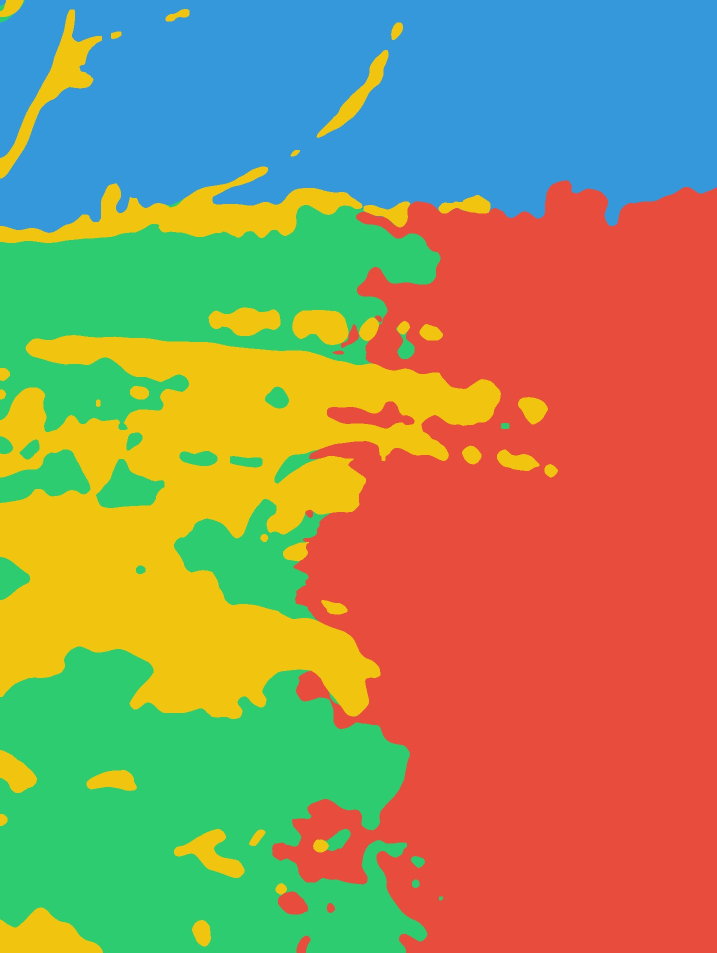
#> input picture example1/iteration_2/a_segments.jpg, 1434 x 1905 px (shown at 1/2 size)
$ python -i object_separation.py   (imports and definitions only)
#> lines starting #> are read from the running program, lines starting #| are printed output that depends on the picture
#> further down, picture is the input picture: shape (1905, 1434, 3); mean B, G, R 96.6, 143.5, 153.7
"""
object_separation.py — iteration 2
------------------------------------
Key changes from iteration 1:
  - Heavy Gaussian pre-blur before building features: textures inside an object
    become uniform color, so K-means groups the whole region not individual pixels.
  - Higher spatial weight (0.7) so position pulls clusters into contiguous zones.
  - Median filter on the label map (size=31) to dissolve salt-and-pepper speckles
    and merge small isolated islands into their neighbors.
  - K reduced to 4 — fewer clusters = larger coherent regions.
"""

import numpy as np
import cv2
from scipy.ndimage import median_filter

DIR_IN  = "C:/Users/coles/Desktop/editor"
DIR_OUT = "C:/Users/coles/Desktop/editor/iteration_2"

K         = 4
SPATIAL_W = 0.7
BLUR_K    = 41    # large Gaussian kernel — smooths texture within objects
LABEL_MED = 31    # median filter size on label map — kills speckles

# ── I/O ───────────────────────────────────────────────────────────────────────

def load(name):
    img = cv2.imread(f"{DIR_IN}/{name}.jpg")
    return cv2.cvtColor(img, cv2.COLOR_BGR2RGB)

def save(arr, name):
    out = cv2.cvtColor(arr.astype(np.uint8), cv2.COLOR_RGB2BGR)
    cv2.imwrite(f"{DIR_OUT}/{name}.jpg", out)
    print(f"  saved {name}.jpg")

# ── segmentation ──────────────────────────────────────────────────────────────

def segment(img, k=K, spatial_w=SPATIAL_W, blur_k=BLUR_K, label_med=LABEL_MED):
#> called with k = 4, spatial_w = 0.7, blur_k = 41, label_med = 31
    h, w = img.shape[:2]
#> h = 1905; w = 1434

    # 1. Pre-blur: collapse fine texture into flat color regions
    blurred = cv2.GaussianBlur(img, (blur_k, blur_k), 0)
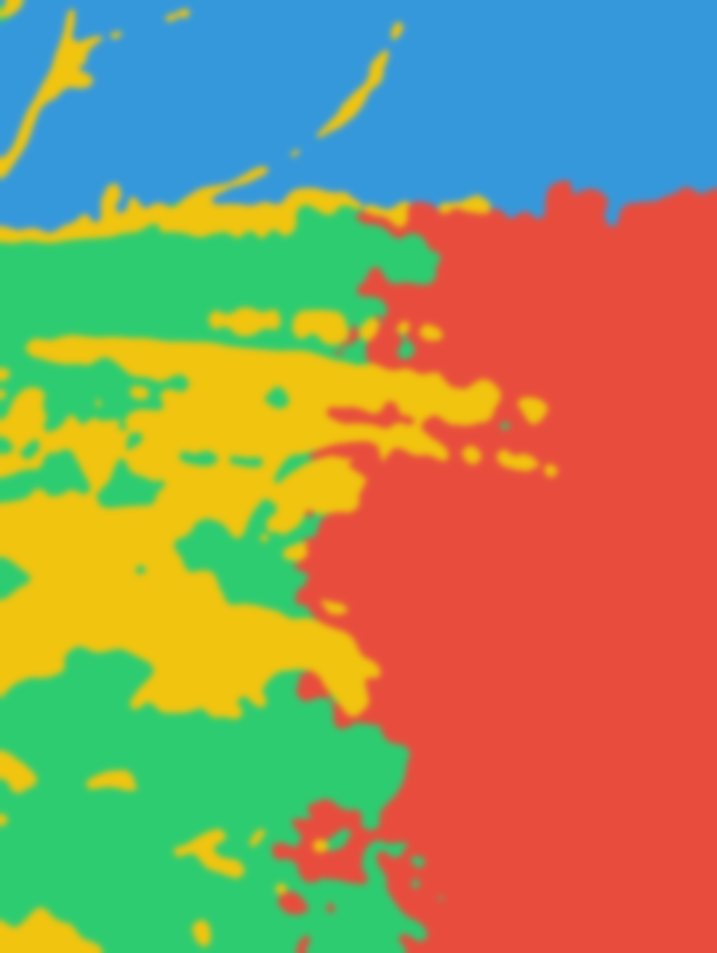
#> blurred: shape (1905, 1434, 3) (shown at 1/2 size); mean B, G, R 96.6, 143.5, 153.7

    # 2. Build (R,G,B,X,Y) feature matrix
    rgb = blurred.astype(np.float32) / 255.0
    ys, xs = np.mgrid[0:h, 0:w]
    xs = xs.astype(np.float32) / (w - 1) * spatial_w
    ys = ys.astype(np.float32) / (h - 1) * spatial_w
    feats = np.concatenate([
        rgb.reshape(-1, 3),
        xs.reshape(-1, 1),
        ys.reshape(-1, 1),
    ], axis=1)

    # 3. K-means
    criteria = (cv2.TERM_CRITERIA_EPS + cv2.TERM_CRITERIA_MAX_ITER, 60, 0.1)
    _, labels_flat, centers = cv2.kmeans(
        feats, k, None, criteria, 10, cv2.KMEANS_PP_CENTERS
    )
#> centers = [[0.0904, 0.763, 0.895, 0.193, 0.356], [0.239, 0.308, 0.912, 0.528, 0.431], [0.423, 0.795, 0.216, 0.183, 0.455], [0.841, 0.596, 0.22, 0.354, 0.075]]
    labels = labels_flat.reshape(h, w)
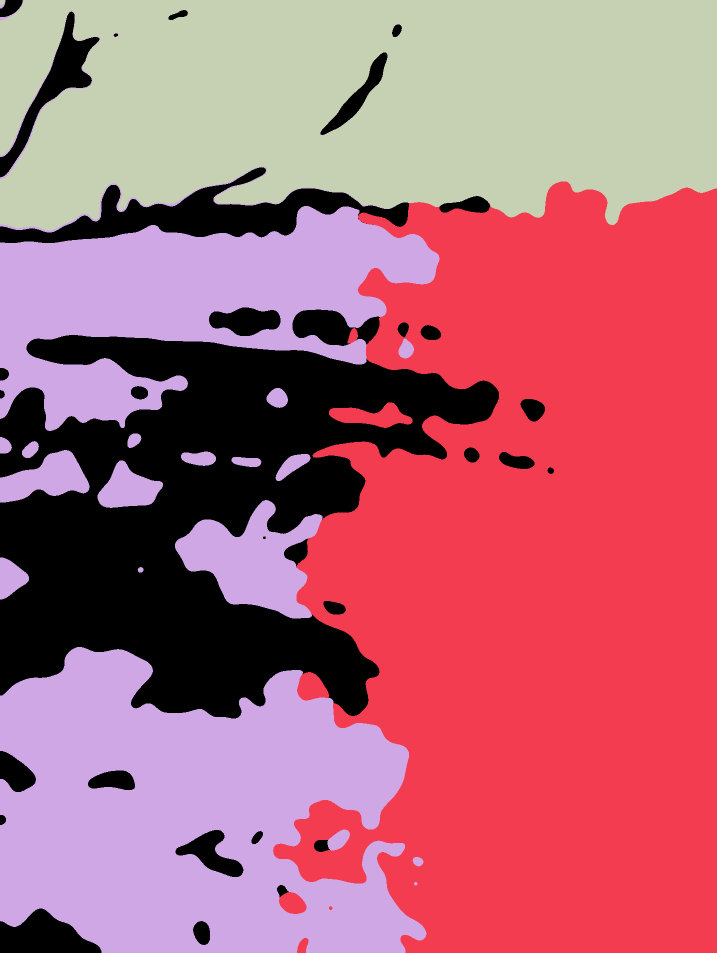
#> labels: shape (1905, 1434) int32 (shown at 1/2 size); 4 distinct labels, from 0 to 3; one colour per label, 0 black

    # 4. Median filter on label map — merges isolated specks into neighbors
    labels = median_filter(labels, size=label_med)
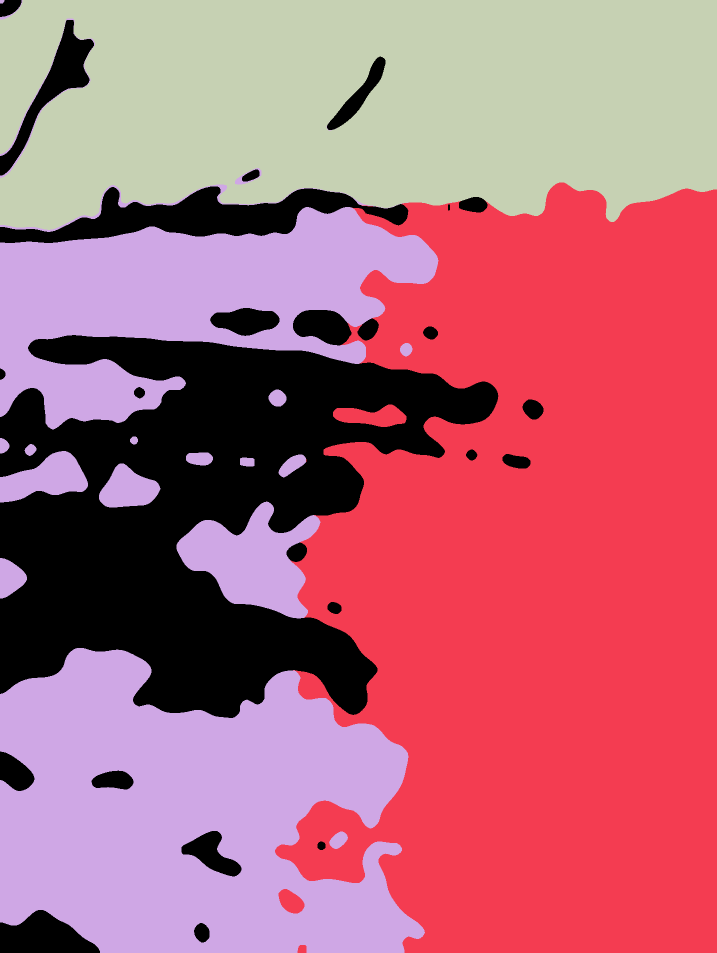
#> labels: shape (1905, 1434) int32 (shown at 1/2 size); 4 distinct labels, from 0 to 3; one colour per label, 0 black

    rgb_centers = np.clip(centers[:, :3] * 255, 0, 255).astype(np.uint8)
#> rgb_centers = [[23, 194, 228], [60, 78, 232], [107, 202, 55], [214, 151, 56]]
    return labels, rgb_centers

# ── visualization ─────────────────────────────────────────────────────────────

PALETTE = np.array([
    [231,  76,  60],   # red
    [ 52, 152, 219],   # blue
    [ 46, 204, 113],   # green
    [241, 196,  15],   # yellow
    [155,  89, 182],   # purple
    [ 26, 188, 156],   # teal
], dtype=np.uint8)

def colorize_labels(labels, k):
    h, w = labels.shape
    out = np.zeros((h, w, 3), dtype=np.uint8)
    for i in range(k):
        out[labels == i] = PALETTE[i % len(PALETTE)]
    return out

# ── per-cluster filters ───────────────────────────────────────────────────────

def bw(r):
    g = np.mean(r, axis=2, keepdims=True).astype(np.uint8)
    return np.repeat(g, 3, axis=2)

def sepia(r):
    f = r.astype(np.float32)
    nr = np.clip(f[...,0]*0.393 + f[...,1]*0.769 + f[...,2]*0.189, 0, 255)
    ng = np.clip(f[...,0]*0.349 + f[...,1]*0.686 + f[...,2]*0.168, 0, 255)
    nb = np.clip(f[...,0]*0.272 + f[...,1]*0.534 + f[...,2]*0.131, 0, 255)
    return np.stack([nr, ng, nb], axis=2).astype(np.uint8)

def saturate(r):
    hsv = cv2.cvtColor(r, cv2.COLOR_RGB2HSV).astype(np.float32)
    hsv[..., 1] = np.clip(hsv[..., 1] * 2.2, 0, 255)
    return cv2.cvtColor(hsv.astype(np.uint8), cv2.COLOR_HSV2RGB)

def cool(r):
    out = r.astype(np.float32).copy()
    out[..., 0] = np.clip(out[..., 0] * 0.65, 0, 255)
    out[..., 2] = np.clip(out[..., 2] * 1.5, 0, 255)
    return out.astype(np.uint8)

FILTERS = [bw, sepia, saturate, cool]

def apply_filters(img, labels, k):
    out = np.zeros_like(img)
    for i in range(k):
        mask = labels == i
        region = img.copy()
        region[~mask] = 0
        filtered = FILTERS[i % len(FILTERS)](region)
        out[mask] = filtered[mask]
    return out

# ── main ──────────────────────────────────────────────────────────────────────

IMAGES = ["a", "b", "c", "d"]

# [10 lines not run here, left out]

>>> import cv2
>>> picture = cv2.imread('a_segments.jpg')
>>> result = segment(picture)
